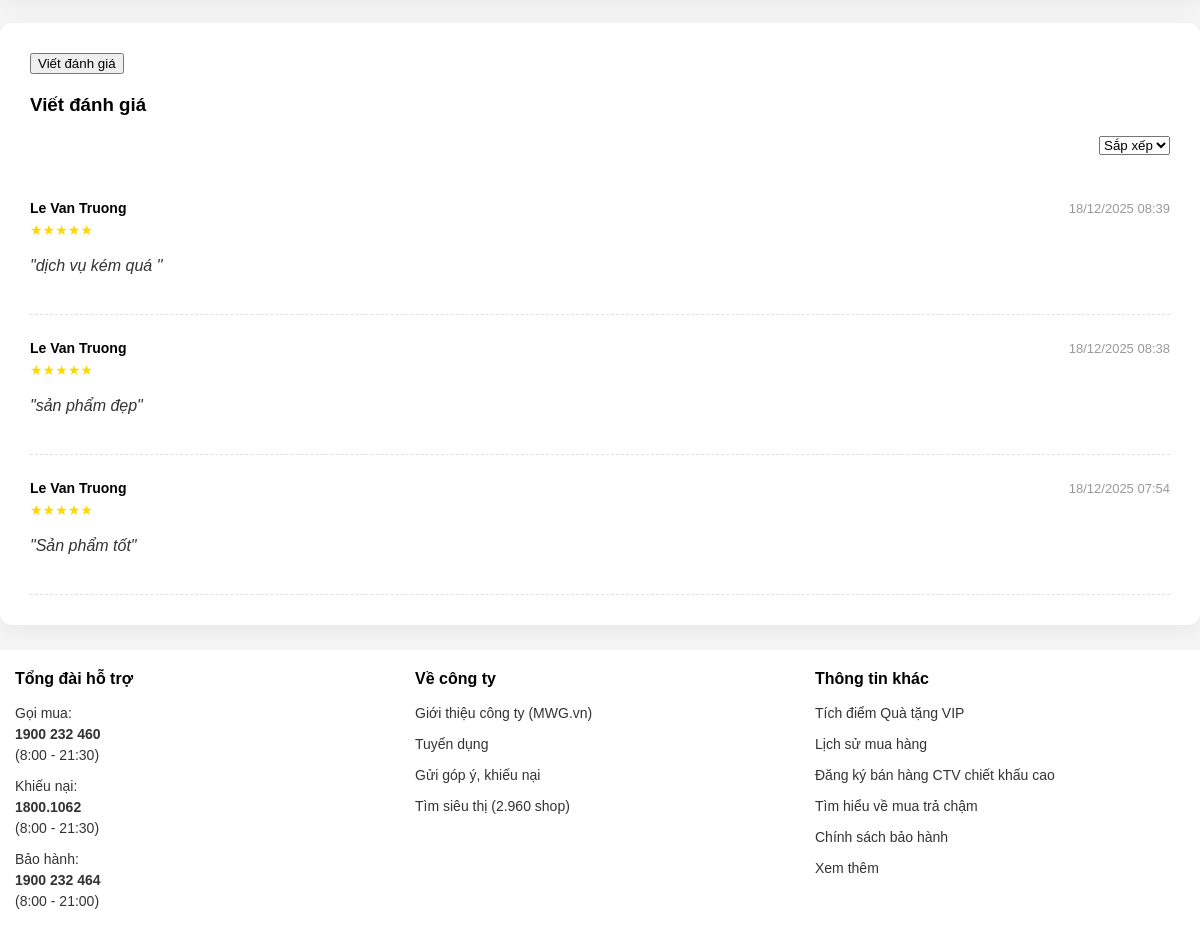
Before: /product/AC-005/ (lower part) with the older database file.
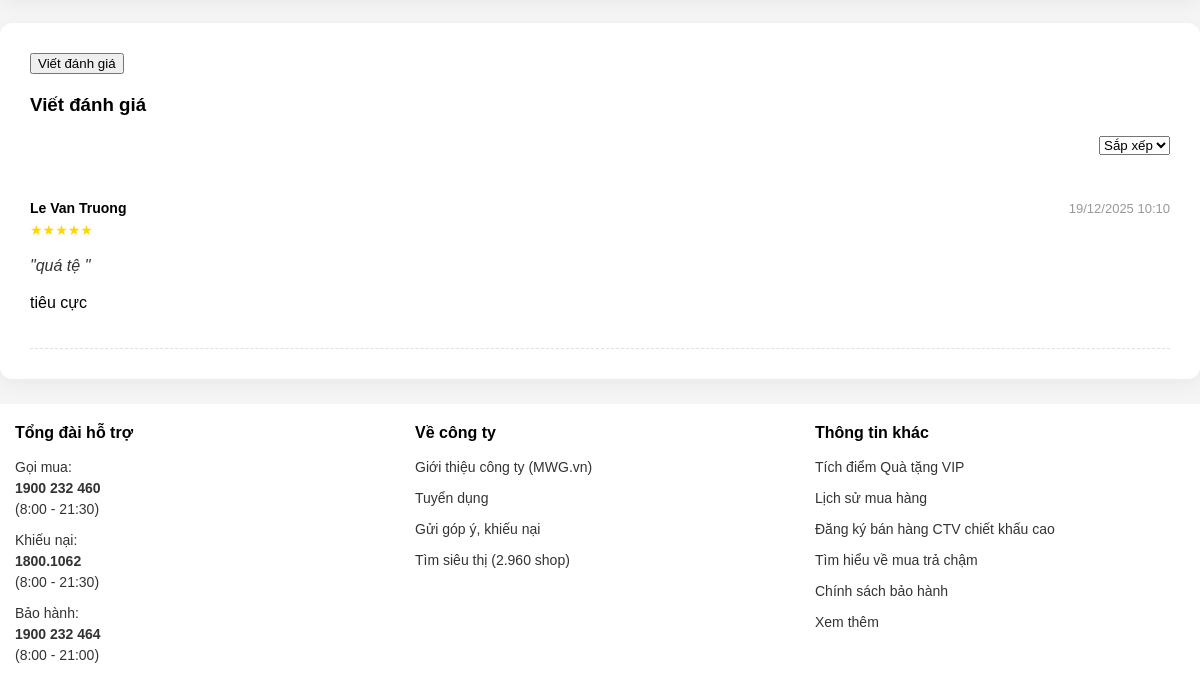
After: the same page with the newer database file.
### comments/models.py (models this page shows, shortened)
class Comment(models.Model):
    id = models.UUIDField(primary_key=True, default=uuid.uuid4, verbose_name="ID")
    customer = models.ForeignKey('accounts.Customer', on_delete=models.SET_NULL, null=True, verbose_name="Mã khách hàng")
    product = models.ForeignKey('products.Product', on_delete=models.SET_NULL , null=True, verbose_name="Mã sản phẩm")
    rating = models.IntegerField(verbose_name="Số sao")
    content = models.TextField(null=True, blank=True, verbose_name="Nội dung")
    created_at = models.DateTimeField(auto_now_add=True, verbose_name="Ngày tạo")
    label = models.CharField(max_length=20,verbose_name="Cảm xúc")
    is_approved = models.BooleanField(default=True, verbose_name="Đã duyệt")
    class Meta:
        verbose_name = "Bình luận"
        verbose_name_plural = "Danh sách bình luận"

### accounts/models.py (models this page shows, shortened)
class Customer(models.Model):
    id = models.CharField(primary_key=True, verbose_name="ID")
    email = models.EmailField(verbose_name="Email",unique=True)
    password_hash = models.CharField(verbose_name="Passwork_hash",max_length=255)
    full_name = models.CharField(verbose_name="Họ và tên",max_length=255, null=True, blank=True)
    phone = models.CharField(verbose_name="Số điện thoại",max_length=20, null=True, blank=True)
    date_of_birth = models.DateField(verbose_name="Ngày sinh",null=True, blank=True)
    gender = models.CharField(verbose_name="Giới tính",max_length=10, null=True, blank=True)
    status = models.CharField(verbose_name="Trạng thái",default="Hoạt động")
    created_at = models.DateTimeField(verbose_name="Ngày tạo",auto_now_add=True, null =True)

### products/views.py (the view)
# urls.py: path('product/<str:pk>/', views.product_detail, name='productDetail'),
def product_detail(request, pk):
    product = get_object_or_404(Product, pk=pk, status=True)
    comments = Comment.objects.filter(product=product).order_by('-created_at')
    ratingAVG = Comment.objects.filter(product=product).aggregate(Avg('rating'))['rating__avg'] or 0
    ratingAVG_int = math.floor(ratingAVG)
    images = product.images.all()
    main_image = product.image_main or (images.first().image if images else None)
    attributes = ProductAttribute.objects.filter(product=product)
    discount = ProductDiscount.objects.filter(
        product=product,
        start_date__lte=timezone.now(),
        end_date__gte=timezone.now()
    ).first()
    return render(request, 'products/productDetails.html', {
        'product': product,
        'images': images,
        'main_image': main_image,
        'attributes': attributes,
        'discount': discount,
        'comments': comments,
        'ratingAVG': ratingAVG_int,
    })

### products/models.py (called while the page is built)
    def formatted_price(self):
        return f"{int(self.original_price):,} VNĐ".replace(",", ".")

    def formatted_priceD(self):
        return f"{int(self.discounted_price):,} VNĐ".replace(",", ".")

### products/templates/products/productDetails.html (shortened to what this page needs)
{% extends "productDetailBase.html" %}
{% block head %}
    {% load static %}
    {% load custom_filters %}
    <link rel="stylesheet" href="{% static 'products/css/productDetails.css' %}">
{% endblock %}
{% block content %}
    <div class="product-section comment">
        <button id="writeReviewBtn">Viết đánh giá</button>
        <h3>Viết đánh giá</h3>
        <div class="sort-area">
            <select>
                <option>Sắp xếp</option>
            </select>
        </div>
        <div class="comment-list">
            {% for comment in comments %}
                <div class="comment-item">
                    <div class="comment-header">
                <span class="comment-author">
                    {{ comment.customer.full_name }}
                </span>
                        <span class="comment-date">
                    {{ comment.created_at|date:"d/m/Y H:i" }}
                </span>
                    </div>
                    <p class="comment-rating" style="color: #FFD700">
                        {% for i in "12345"|slice:comment.rating %}★{% endfor %}
                    </p>
                    <p class="comment-text">
                        "{{ comment.content }}"
                    </p>
                    <p>{{ comment.label }}</p>
                </div>
            {% empty %}
                <p>Chưa có bình luận nào cho sản phẩm này.</p>
            {% endfor %}
        </div>
    </div>
{% endblock %}

Changed rows visible on the page:
removed Comment: customer.full_name "Le Van Truong", created_at "18/12/2025 08:39", rating 5 (drawn), content "dịch vụ kém quá"
removed Comment: customer.full_name "Le Van Truong", created_at "18/12/2025 08:38", rating 5 (drawn), content "sản phẩm đẹp"
removed Comment: customer.full_name "Le Van Truong", created_at "18/12/2025 07:54", rating 5 (drawn), content "Sản phẩm tốt"
added Comment: customer.full_name "Le Van Truong", created_at "19/12/2025 10:10", rating 5 (drawn), content "quá tệ", label "tiêu cực"
